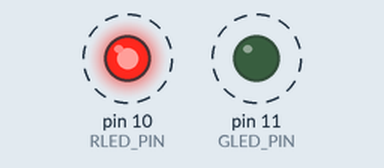
Simulated run of this sketch. Board: Arduino Uno, built with avr-gcc and run on an emulated ATmega328P. Shown: output pins drawn as LEDs (lit = HIGH). Dashed ring = blinking.

Above: at 0.12 s.
Timing chart, 0 to 3.0 s (numbered marks = the images above):
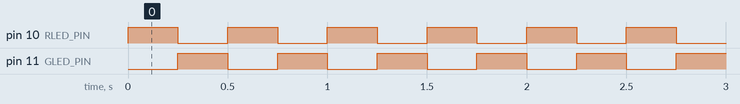

Measured:
- by itself, pin 10 (RLED_PIN), pin 11 (GLED_PIN): alternates HIGH for 0.25 s and LOW for 0.25 s

The sketch:

lab1_es1.ino
```cpp
#include <TimerOne.h>
const int RLED_PIN = 10;
const int GLED_PIN = 11;

const float R_HALF_PERIOD = 0.25;
const float G_HALF_PERIOD = 0.25;

int greenLedState = LOW;
int redLedState = LOW;
void setup() {
  // put your setup code here, to run once:
  pinMode(RLED_PIN, OUTPUT);
  pinMode(GLED_PIN, OUTPUT);
  Timer1.initialize(G_HALF_PERIOD * 1e06);
  Timer1.attachInterrupt(blinkGreen);
}

void blinkGreen(){
  greenLedState = !greenLedState;
  digitalWrite(GLED_PIN, greenLedState);
  }

void loop() {
  // put your main code here, to run repeatedly:
  redLedState  = !redLedState;
  digitalWrite(RLED_PIN, redLedState);
  delay(R_HALF_PERIOD * 1e03);
}
```
